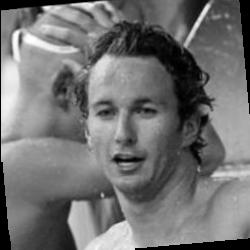
#> input picture benchmark_testing/LFWdataset/new_sample_queries/Aaron_Peirsol_0004.jpg, 250 x 250 px, found by its file name; its folder holds 4 pictures in this run
$ python img_preprocessing.py
#> lines starting #> are read from the running program, lines starting #| are printed output that depends on the picture
import os
import cv2

# Define input and output directories
input_dir = "benchmark_testing/LFWdataset/new_sample_queries"
output_dir = "benchmark_testing/LFWdataset/resized_queries"

# Ensure output directory exists
# The time is reduced to 540s but the accuracy is also reduced to 0.69
os.makedirs(output_dir, exist_ok=True)

for filename in os.listdir(input_dir):
    if filename.lower().endswith(("png", "jpg", "jpeg", "bmp", "gif")):
        img_path = os.path.join(input_dir, filename)
        # Read the image
        image = cv2.imread(img_path)
#> image is the input picture: shape (250, 250, 3); min 0, max 255, mean 113.9

        scale_percent = 50  # Reduce size by 50%
        width = int(image.shape[1] * scale_percent / 100)
#> width = 125
        height = int(image.shape[0] * scale_percent / 100)
#> height = 125
        dim = (width, height)
#> dim = (125, 125)

        resized = cv2.resize(image, dim, interpolation=cv2.INTER_AREA)
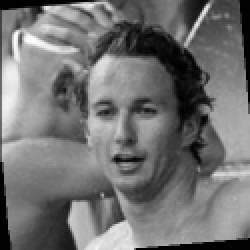
#> resized: shape (125, 125, 3) (shown 2 times larger); min 0, max 255, mean 114

        # Save resized image
        output_path = os.path.join(output_dir, filename)
        cv2.imwrite(output_path, resized)
        print(f"Resized and saved: {output_path}")
#> pass 2 of the loop `for filename in os.listdir(input_dir):`:
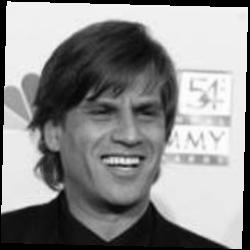
#> input picture benchmark_testing/LFWdataset/new_sample_queries/Aaron_Sorkin_0001.jpg, 250 x 250 px, found by its file name
#> image is the input picture: shape (250, 250, 3); min 0, max 255, mean 141.3
#> `resized = cv2.resize(image, dim, interpolation=cv2.INTER_AREA)`:
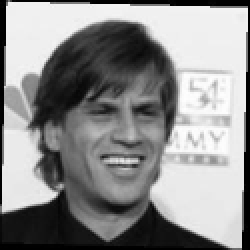
#> resized: shape (125, 125, 3) (shown 2 times larger); min 0, max 254, mean 141.4
#> pass 3 of the loop `for filename in os.listdir(input_dir):`:
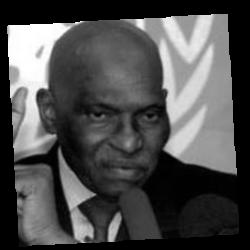
#> input picture benchmark_testing/LFWdataset/new_sample_queries/Abdoulaye_Wade_0004.jpg, 250 x 250 px, found by its file name
#> image is the input picture: shape (250, 250, 3); min 0, max 255, mean 77.8
#> `resized = cv2.resize(image, dim, interpolation=cv2.INTER_AREA)`:
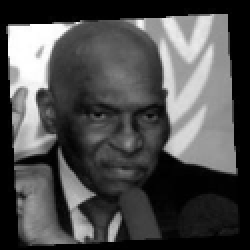
#> resized: shape (125, 125, 3) (shown 2 times larger); min 0, max 255, mean 77.9
#> the loop made 4 passes; the first 3 are shown

print("All images have been resized and saved successfully.")
